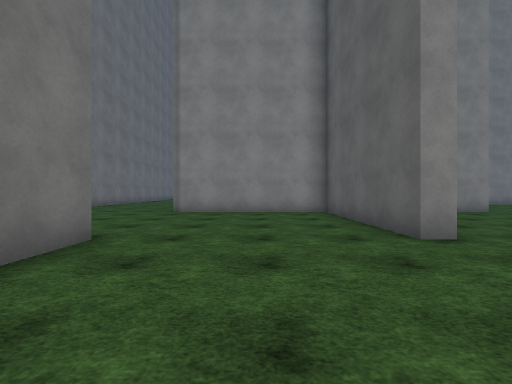
[1] (above)

12 first-person views from a walk through a scene from a Unity 3-D project. The camera is 1.3 m above the floor, looks level and sees 90° across. The floor is counted in squares, 2 m on a side. Each view is taken from the middle of a square. On the plan, view 1 faces up. The plan holds only what a view shows up to about 9 squares ahead; the rest is blank. The place goes on beyond the plan. The player character is not drawn. Surface patterns are stand-ins for the level's own textures.

[2]
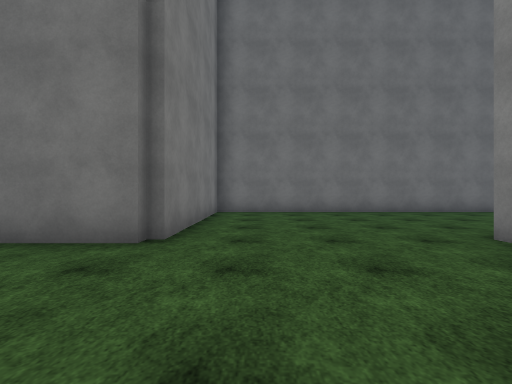

[3]
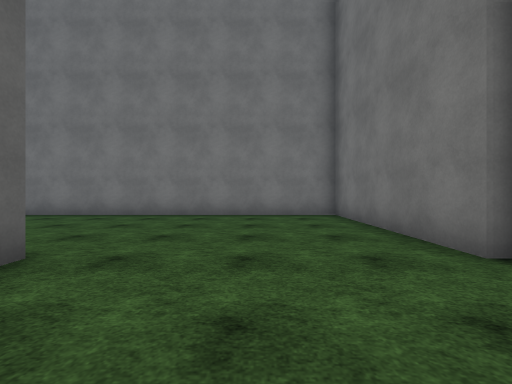

[4]
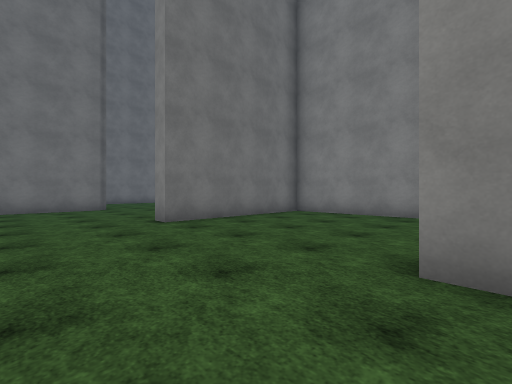

[5]
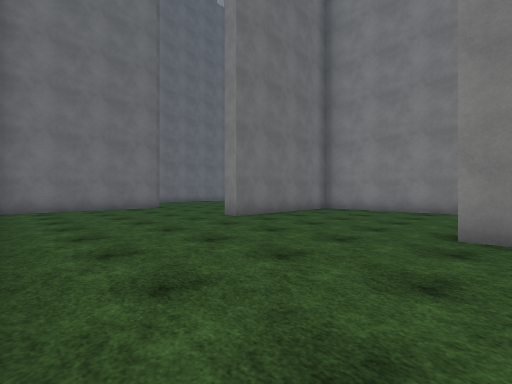

[6]
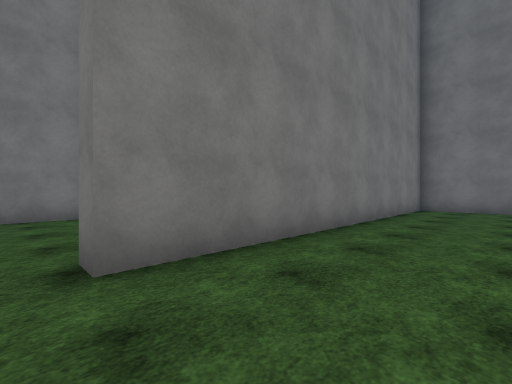

[7]
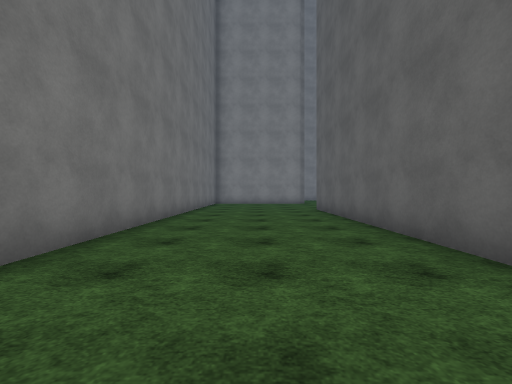

[8]
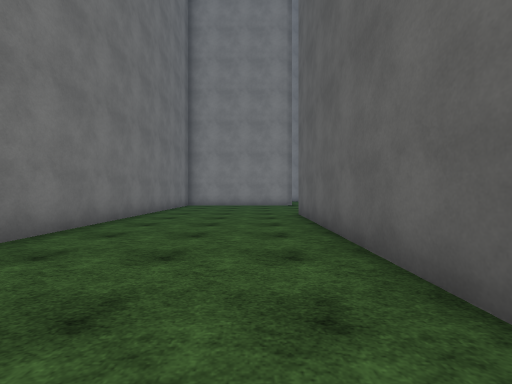

[9]
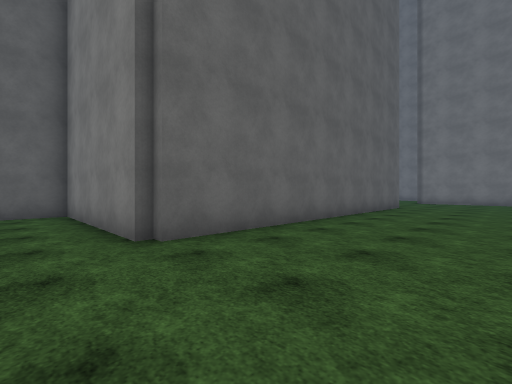

[10]
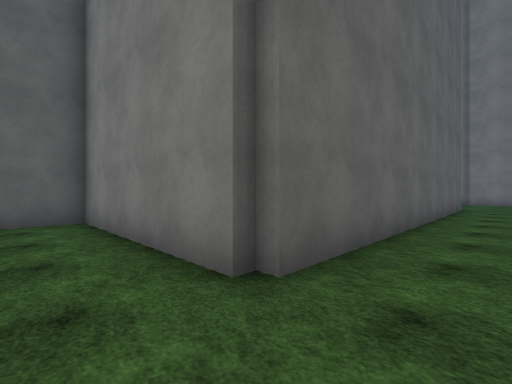

[11]
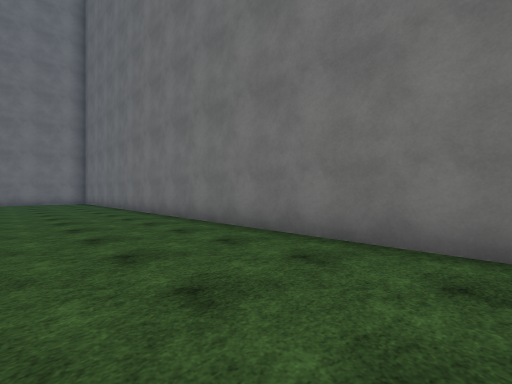

[12]
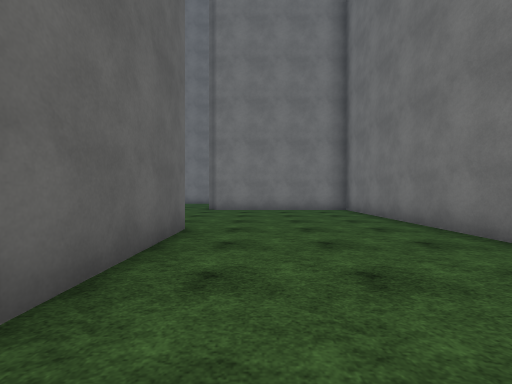

### Floor plan
Points are (right, up) in squares from view 1. A wall is a line through its corners. A room is listed if a view was taken in it or the views show most of it. See-through windows are left out.
Room 1 (views 1, 2, 3, 4, 6, 7, 8, 9, 10, 11, 12)
walls: (-2.8, 8.5) (-2.8, 18.5); (-2.2, 3.5) (-2.2, -1.2) (7.5, -1.2); (7.5, 8.3) (2.8, 8.3) (2.8, 3.5) (2.2, 3.5) (2.2, 8.3) (-2.5, 8.3); (8, 3.3) (7.5, 3.3); (-2.5, 18.7) (2.2, 18.7) (2.2, 20); (-7.3, 20) (-7.3, 3.8) (-2.5, 3.8)
ways out: opening at (8, -1) to room 2; opening at (8, 9)
Room 2 (view 5)
walls: (7.5, -1.2) (7.5, -1.8); (6.6, -6.2) (8, -6.2)
ways out: opening at (8, -1) to room 1

Where each view was taken, in squares from view 1:
view 1: 0 up, 0 right, facing up
view 2: 5 up, 1 right, facing left
view 3: 6 up, 0 right, facing down
view 4: 1 up, 8 right, facing up-left
view 5: 1 down, 8 right, facing up-left
view 6: 1 up, 8 right, facing down-left
view 7: 9 up, 5 left, facing up
view 8: 11 up, 4 left, facing up
view 9: 20 up, 6 left, facing down-right
view 10: 20 up, 4 left, facing down-right
view 11: 20 up, 4 left, facing down-left
view 12: 13 up, 4 left, facing down
